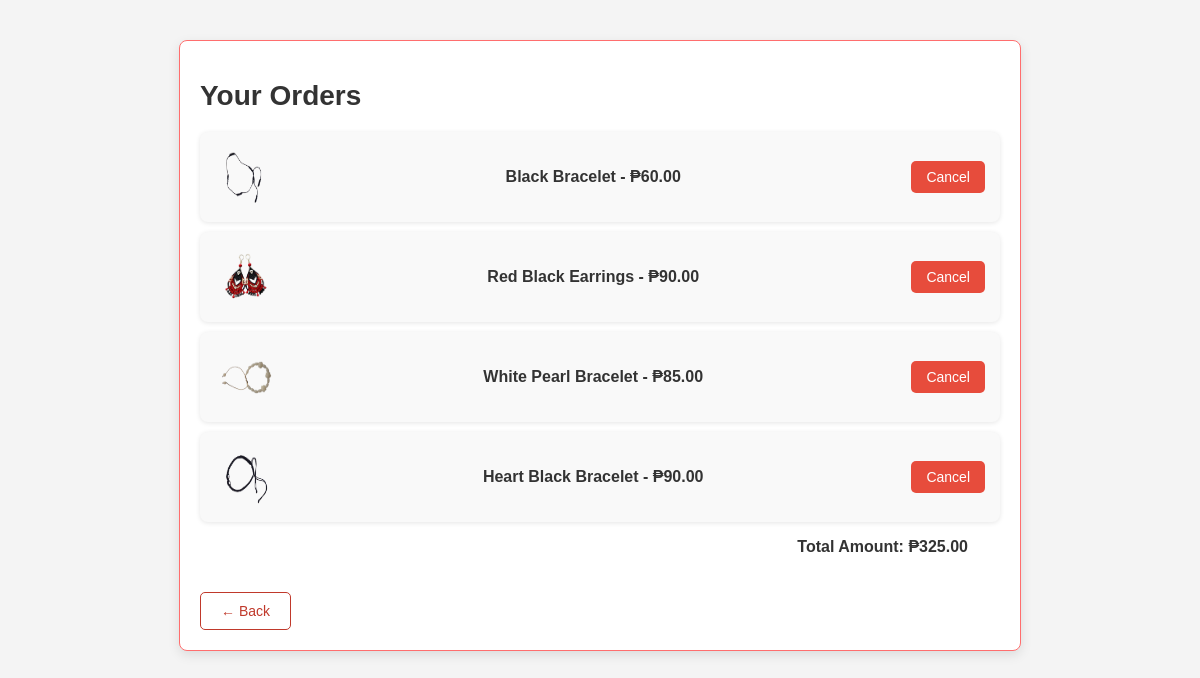
Screenshot of /order.php (signed in) with the database file from the repository.
### tables this page shows
CREATE TABLE `order_items` (
  `orderItemID` int(11) NOT NULL,
  `orderID` int(11) DEFAULT NULL,
  `productName` varchar(255) DEFAULT NULL,
  `productPrice` decimal(10,2) DEFAULT NULL,
  `email` varchar(255) DEFAULT NULL,
  `orderTime` timestamp NOT NULL DEFAULT current_timestamp() ON UPDATE current_timestamp()
);

### order.php (the view, shortened to what this page needs)
<?php
$servername = "localhost";
$username = "root";
$password = "";
$dbname = "login";
$conn = new mysqli($servername, $username, $password, $dbname);
$email = $_SESSION['email'];
$query = "SELECT orderItemID, orderID, productName, productPrice FROM order_items WHERE email = ? ORDER BY orderItemID DESC";
$stmt = $conn->prepare($query);
$stmt->bind_param("s", $email);
$stmt->execute();
$result = $stmt->get_result();
$orderItems = [];
$totalAmount = 0;
while ($row = $result->fetch_assoc()) {
    $orderItems[] = $row;
    $totalAmount += $row['productPrice'];
}
?>
<!DOCTYPE html>
<html lang="en">
<head>
</head>
<body>
<div class="container">
    <h1>Your Orders</h1>
    <ul id="orders-list">
  <?php
  if (!empty($orderItems)) {
    foreach ($orderItems as $row) {
      echo "<li id='item-{$row['orderItemID']}' data-name='" . htmlspecialchars($row['productName']) . "' data-price='{$row['productPrice']}'>
        <span>" . htmlspecialchars($row['productName']) . " - ₱" . number_format($row['productPrice'], 2) . "</span>
        <button class='delete-button' data-id='{$row['orderItemID']}'>Cancel</button>
      </li>";
    }
  } else {
    echo "<li>No recent orders found.</li>";
  }
  ?>
</ul>
<p style="text-align:right; margin-right: 2rem;">
  <strong>Total Amount: ₱<span id="total-amount"><?php echo number_format($totalAmount, 2); ?></span></strong>
</p>
<a class="back" href="profile.php">← Back</a>
</div>
</body>
</html>

### order.php (style rules this page uses)
body { font-family: 'Arial', sans-serif; background-color: #f4f4f4; padding: 40px; margin: 0; color: #333; }
.container { width: 100%; max-width: 800px; margin: 0 auto; background-color: #fff; padding: 20px; border-radius: 8px; box-shadow: 0 4px 12px rgba(0, 0, 0, 0.1); border: 1px solid rgb(255, 110, 110); }
h1 { font-size: 28px; color: #333; margin-bottom: 20px; }
ul { list-style-type: none; padding-left: 0; }
li { background-color: #f9f9f9; padding: 15px; margin-bottom: 10px; border-radius: 8px; box-shadow: 0 1px 5px rgba(0, 0, 0, 0.1); display: flex; justify-content: space-between; align-items: center; }
li span { font-size: 16px; font-weight: 600; }
li .delete-button { background-color: #e74c3c; color: white; padding: 8px 15px; font-size: 14px; border: none; border-radius: 5px; cursor: pointer; transition: background-color 0.3s; }
.back { display: inline-block; padding: 10px 20px; color: white; background-color: transparent; text-decoration: none; border-radius: 5px; font-size: 14px; margin-top: 20px; text-align: center; transition: background-color 0.3s; border: 1px solid #c0392b; color: #c0392b; }

### rows the page displays
order_items: productName "Black Bracelet", productPrice "60.00"
order_items: productName "Red Black Earrings", productPrice "90.00"
order_items: productName "White Pearl Bracelet", productPrice "85.00"
order_items: productName "Heart Black Bracelet", productPrice "90.00"

### other values shown
$totalAmount "325.00"
